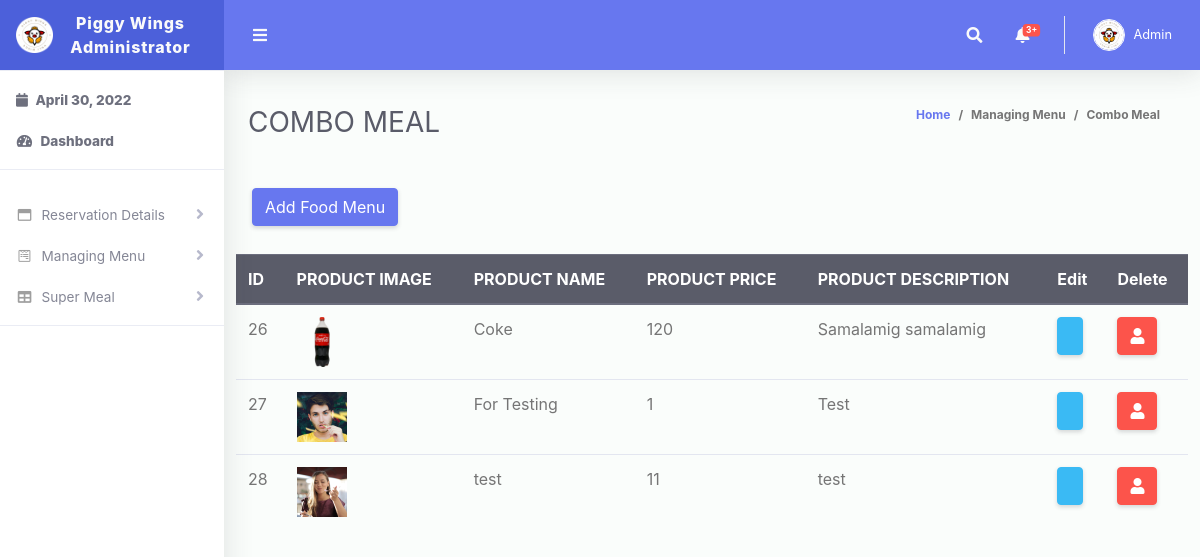
/managemeal/combomeal.php, run on the app's committed database.
### tables this page shows
CREATE TABLE `pmenu` (
  `id` int(11) NOT NULL,
  `pname` varchar(50) NOT NULL,
  `pprice` bigint(50) NOT NULL,
  `pdesc` longtext NOT NULL,
  `imgfile` varchar(50) NOT NULL
);

### managemeal/combomeal.php (the view, shortened to what this page needs)
<!DOCTYPE html>
<html lang="en">
<head>
  <link rel="stylesheet" href="https://pro.fontawesome.com/releases/v5.10.0/css/all.css"/>
  <link href="../administrator/vendor/fontawesome-free/css/all.min.css" rel="stylesheet" type="text/css">
  <link href="../administrator/vendor/bootstrap/css/bootstrap.min.css" rel="stylesheet" type="text/css">
  <link href="../administrator/css/ruang-admin.min.css" rel="stylesheet">
</head>
<body id="page-top">
  <div id="wrapper">
    <?php include '../administrator/sidebar.php';?>
    <div id="content-wrapper" class="d-flex flex-column">
      <div id="content">
        <?php include '../administrator/navbar.php';?>
        <div class="container-fluid" id="container-wrapper">
          <div class="d-sm-flex align-items-center justify-content-between mb-4">
            <h1 class="h3 mb-0 text-gray-800">COMBO MEAL</h1>
            <ol class="breadcrumb">
              <li class="breadcrumb-item"><a href="../administrator/dashboard.php">Home</a></li>
              <li class="breadcrumb-item">Managing Menu</li>
              <li class="breadcrumb-item active" aria-current="page">Combo Meal</li>
            </ol>
          </div>
          <div class="row">
            <ol class="breadcrumb">
              <li><a href="" class="btn btn-primary" data-toggle="modal" data-target="#exampleModal">Add Food Menu</a></li>
            </ol>
            <div class="table-responsive">
            <table class="table">
<thead class="thead-dark">
    <tr>
      <th scope="col">ID</th>
      <th scope="col">PRODUCT IMAGE</th>
      <th scope="col">PRODUCT NAME</th>
      <th scope="col">PRODUCT PRICE</th>
      <th scope="col">PRODUCT DESCRIPTION</th>
      <th scope="col">Edit</th>
      <th scope="col">Delete</th>
    </tr>
  </thead>
  <?php
include('../includes/dbcon.php');
    $query=mysqli_query($con,"select * from pmenu")or die(mysqli_error($con));
      while ($row=mysqli_fetch_array($query)){
        $id=$row['id'];
        $pname=$row['pname'];
        $pprice=$row['pprice'];
        $pdesc=$row['pdesc'];
?>
                      <tr>
                      <td><?php echo $id;?></td>
                      <td><img style="height:50px;width:50px" src="../images/menu/<?php echo $pname;?>.png"></td>
                        <td><?php echo $pname;?></td>
                        <td><?php echo $pprice;?></td>
                        <td><?php echo $pdesc;?></td>
                        <td>
                              <a href="#update" class="btn btn-info" data-target="#edit" data-toggle="modal">
                              </a>
                        </td>
                        <td>
                        <form action = "delete.php" method = "POST">
                            <button class="btn btn-danger" name = "del">
                                    <i class="fa fa-user"></i>
                            </button>
                        </form>
                        </td>
                      </tr>
                      <?php
                    }
                    ?>
</table>
            </div>
          </div>
        </div>
      </div>
    </div>
  </div>
</body>
</html>

### data on the page
pmenu: id "26", pname (picture), pname "Coke", pprice "120", pdesc "Samalamig samalamig"
pmenu: id "27", pname (picture), pname "For Testing", pprice "1", pdesc "Test"
pmenu: id "28", pname (picture), pname "test", pprice "11", pdesc "test"
